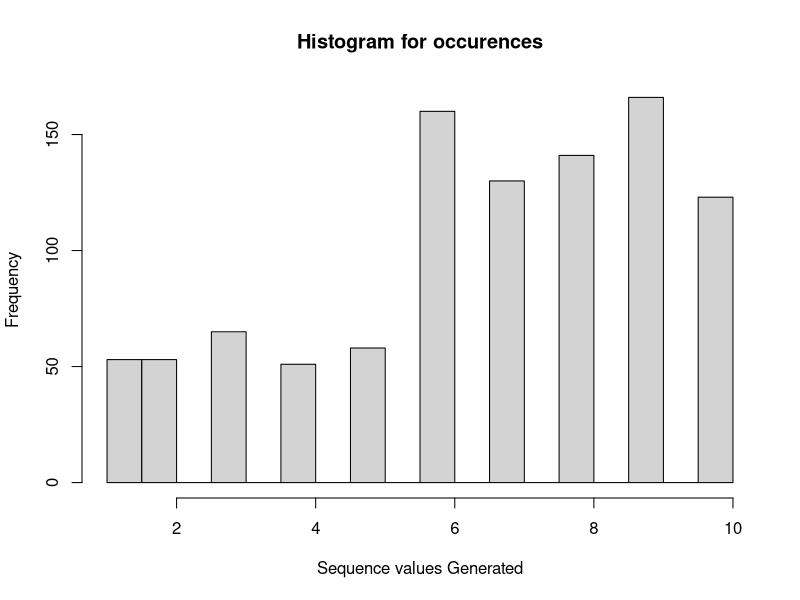

This figure's R source:
aux_dist = 0.05*c(rep.int(1, 20));
p_dist = c(0.06,0.06,0.06,0.06,0.06,0.15,0.13,0.14,0.15,0.13, c(rep.int(0,10)));
accept <- 0;
reject <- 0;
c <- 3;
valid_outcomes = vector("list",1000);
for(k in 1:1000)
{
  y = sample(1:1:20, size = 1, replace = TRUE, prob = aux_dist);
  i <- as.integer(y);
  u = runif(1, min = 0, max = 1);
  while(u >= (p_dist[i]/(c*aux_dist[i])))
  {
    y = sample(1:1:20, size = 1, replace = TRUE, prob = aux_dist);
    i <- as.integer(y);
    u = runif(1, min = 0, max = 1);
    reject <- reject + 1;
    
  }
  valid_outcomes[k] <- y;
  accept <-accept + 1;
  k <- k + 1;
}
efficiency = accept/(accept + reject);
print(efficiency)
valid_outcomes = unlist(valid_outcomes);
print(mean(valid_outcomes))
print(var(valid_outcomes))
hist(as.integer(valid_outcomes), main="Histogram for occurences", xlab="Sequence values Generated",breaks = 21)